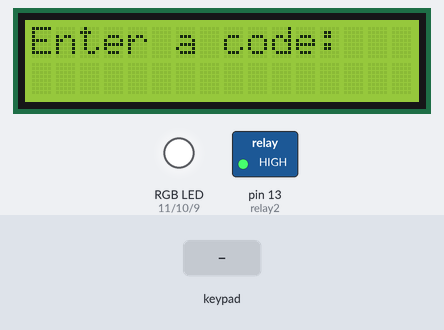
The sketch below on a simulated Arduino Mega 2560, built with avr-gcc and run on an emulated ATmega2560. On the bench: 16×2 character LCD, switched loads named in the sketch (green lamp = pin HIGH), an RGB LED mixed from three pins (HIGH = lit). The inputs (shaded band) are chosen by the test bench. What the sketch prints to the serial monitor is not drawn.

Above: at 1.2 s.
1.3 s: keypad keys 2 2 2 3 2 4 2 5 # pressed 0.4 s apart
At 2.1 s:
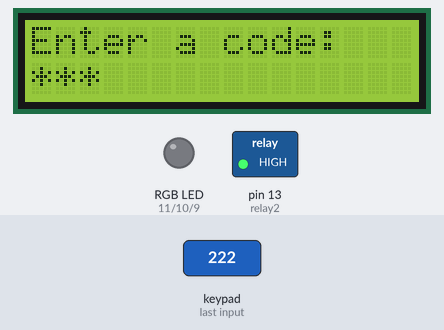
6.4 s: key '1' pressed
At 6.8 s:
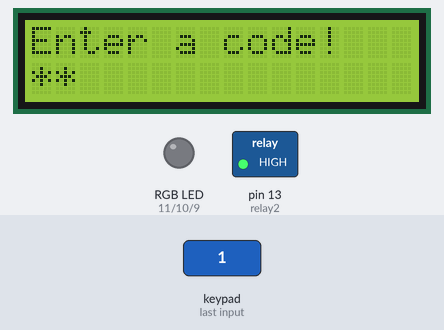
7.9 s: keypad keys 2 2 2 3 2 4 2 5 pressed 0.4 s apart
At 9.1 s:
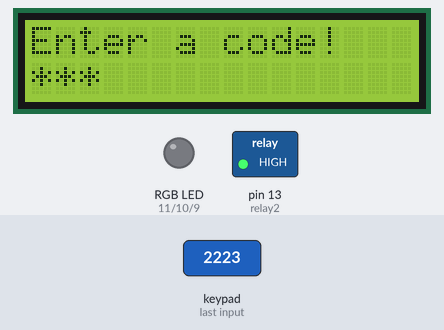
12.6 s: key '#' pressed
At 13.1 s:
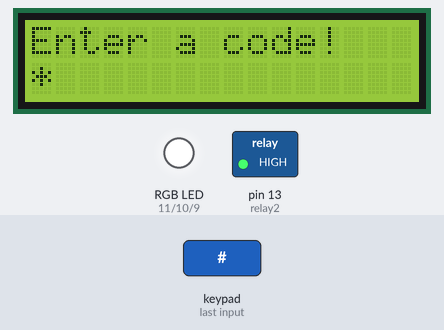
14.1 s: key '2' pressed
At 15.0 s:
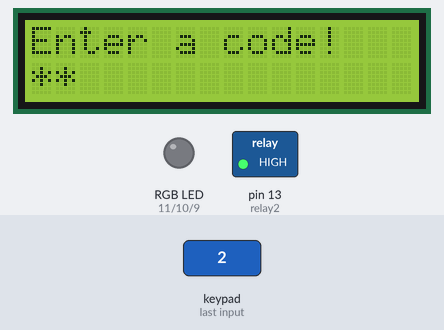
Timing chart, 0 to 16.6 s (numbered marks = the images above; inputs shaded):
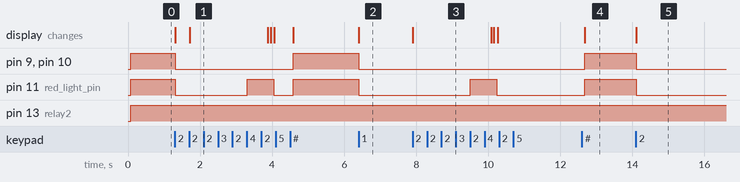

Measured:
- after the input at 1.3 s, pin 9 (blue_light_pin), pin 10 (green_light_pin): HIGH → LOW at once, → HIGH 3.3 s later; pin 11 (red_light_pin): HIGH → LOW at once, → HIGH 2.0 s later, → LOW 0.74 s later, → HIGH 0.54 s later; the display: first changes at once (image 1 shows a later state)
- after the input at 6.4 s, pin 9 (blue_light_pin), pin 10 (green_light_pin), pin 11 (red_light_pin): HIGH → LOW at once; the display: changes at once (image 2)
- after the input at 7.9 s, pin 11 (red_light_pin): LOW → HIGH after 1.6 s, → LOW 0.74 s later; the display: changes at once (image 3)
- after the input at 12.6 s, pin 9 (blue_light_pin), pin 10 (green_light_pin), pin 11 (red_light_pin): LOW → HIGH after 0.08 s; the display: changes after 0.08 s (image 4)
- after the input at 14.1 s, pin 9 (blue_light_pin), pin 10 (green_light_pin), pin 11 (red_light_pin): HIGH → LOW at once; the display: changes at once (image 5)

The sketch:

arduinoTestA1.ino
```cpp
#include <Keypad.h>
#include <LiquidCrystal_I2C.h>
#include <Wire.h>

#define NUMAR_SALA 1

int red_light_pin = 11;
int green_light_pin = 10;
int blue_light_pin = 9;

const byte ROWS = 4; //four rows
const byte COLS = 3; //three columns
char keys[ROWS][COLS] = { { '1', '2', '3' }, { '4', '5', '6' },
		{ '7', '8', '9' }, { '*', '0', '#' } };

byte rowPins[ROWS] = { 22, 23, 24, 25 }; //connect to the row pinouts of the keypad
byte colPins[COLS] = { 26, 27, 28 }; //connect to the column pinouts of the keypad

long password = NUMAR_SALA;

int keyNum;
Keypad keypad = Keypad(makeKeymap(keys), rowPins, colPins, ROWS, COLS);

LiquidCrystal_I2C lcd(0x27, 16, 2); //LCD

byte incomingByte = 0;

// YALA
int relay2 = 13;

void setup() {
	Serial.begin(9600);
	pinMode(red_light_pin, OUTPUT);
	pinMode(green_light_pin, OUTPUT);
	pinMode(blue_light_pin, OUTPUT);
	pinMode(relay2, OUTPUT);
	lcd.begin();

	lcd.backlight();
	lcd.print("Enter a code:");
	incomingByte = Serial.read();

        RGB_color(255,255,255);
}

void loop() {
	char key = keypad.getKey();
	digitalWrite(relay2, HIGH);
	if (key) {
		if (password > 9999 && password < 100000) {
			incomingByte = Serial.read();
			if (incomingByte == 1) {
                                controlYala(1);
				initNum();
			} else if (incomingByte == 2) {
				controlYala(2);
                                initNum();
  			}
		} else if (password >= 100000) {
			controlYala(3);
                        initNum();
		}
                keyNum = convertToInt(key);
         if(key!='#')
		password = password * 10 + keyNum;
		Serial.println(password);
            setLedState();
	}
}
void RGB_color(int red_light_value, int green_light_value,
		int blue_light_value) {
	analogWrite(red_light_pin, red_light_value);
	analogWrite(green_light_pin, green_light_value);
	analogWrite(blue_light_pin, blue_light_value);
}

void initNum() {
	password = NUMAR_SALA;
	lcd.begin();
	lcd.backlight();
	lcd.setCursor(0, 0);
	lcd.print("Enter a code!");
	lcd.setCursor(0, 1);
}

int convertToInt(char key) {
	if (key == '*')
        {
		return 10;
	}
	if (key == '#')
        {
		initNum(); //Initializare numar
		return 1;
	}
	return char(key) - 48; //cast la char
}

void setLedState(){


	if (password < 10) {
		lcd.setCursor(0, 1);
		lcd.print("*");
		RGB_color(0,0,0);
	} else if (password < 100) {
		lcd.setCursor(0, 1);
		lcd.print("**");
		RGB_color(0,0,0);
	} else if (password < 1000) {
		lcd.setCursor(0, 1);
		lcd.print("***");
		RGB_color(0,0,0);
	} else if (password < 10000) {
		lcd.setCursor(0, 1);
		lcd.print("***");
		RGB_color(0,0,0);
	}

        if (password == NUMAR_SALA){
                RGB_color(255,255,255);
        }
}

void controlYala(int grantedOrDenied){
	if(grantedOrDenied==1){
		RGB_color(0, 255, 0);
		lcd.begin();
		lcd.backlight();
		lcd.setCursor(0, 0);
		lcd.print("ACCESS GRANTED!");
		digitalWrite(relay2, LOW);
		delay(3000);
		digitalWrite(relay2, HIGH);
	}
	else if(grantedOrDenied==2){
		RGB_color(255, 0, 0);
		lcd.begin();
		lcd.backlight();
		lcd.setCursor(0, 0);
		lcd.print("ACCESS DENIED!");
		digitalWrite(relay2, HIGH);
		delay(3000);
		digitalWrite(relay2, HIGH);
	}
	else if(grantedOrDenied=3){
		RGB_color(255, 0, 0);
		delay(500);
		lcd.begin();
		lcd.backlight();
		lcd.setCursor(0, 0);
		lcd.print("ACCESS DENIED!");
		initNum();
	}
}
```
